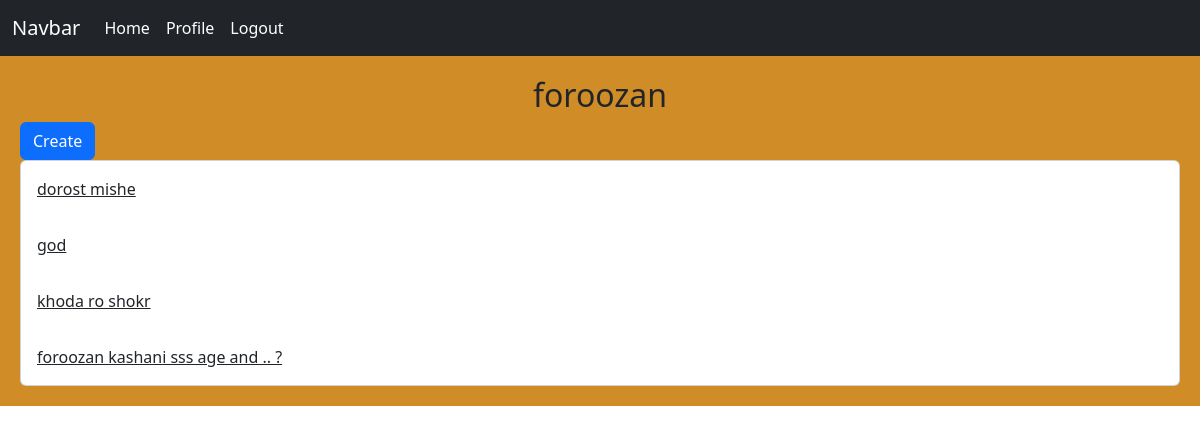
The app's page /account/profile/1/ (signed in) with its own data.
### home/models.py (models this page shows, shortened)
class Post(models.Model):
    user = models.ForeignKey(User, on_delete=models.CASCADE , related_name='posts')  # You can specify a valid user's ID as the default.
    body = models.TextField()
    slug = models.SlugField()
    updated=models.DateTimeField(auto_now=True)
    created=models.DateTimeField(auto_now_add=True)
    class Meta:
        ordering = ('-created' , )

### account/views.py (the view)
# urls.py: path('profile/<int:user_id>/', views.UserProfileView.as_view() , name='user_profile'),
class UserProfileView(LoginRequiredMixin,View):
    template_name = 'account/profile.html'
    def get(self , request , user_id):
        is_following = False
        user=User.objects.get(pk=user_id)
        relation = Relation.objects.filter(from_user=request.user , to_user=user)
        if relation.exists():
            is_following=True
        posts=user.posts.all()
        return render(request, self.template_name ,{'user':user , 'posts' : posts , 'is_following': is_following } )

### account/templates/account/profile.html (shortened to what this page needs)
{% extends 'base.html' %}
{% block content %}
    <h2 class="text-center">{{user}}</h2>
    {% if request.user.id == user.id %}
        <a href="{% url 'home:post_create'  %}" class="btn btn-primary">Create</a>
    {% endif %}
    <div class="card">
        {% for post in posts %}
            <a href="{% url 'home:post_detail' post.id post.slug %}" class="card-body">{{ post.body|truncatewords:8 }}</a>
        {% endfor %}
    </div>
{% endblock %}

### records on screen
Post: body "dorost mishe"
Post: body "god"
Post: body "khoda ro shokr"
Post: body "foroozan kashani sss age and .. ?"

### other values on screen
{{ user }} "foroozan"
